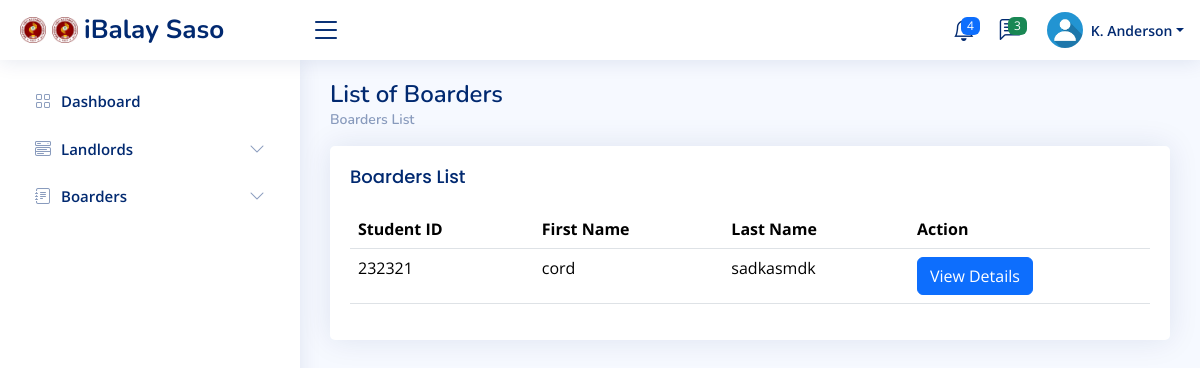
Before: /saso/boarders/list_of_boarders.php with the older database file.
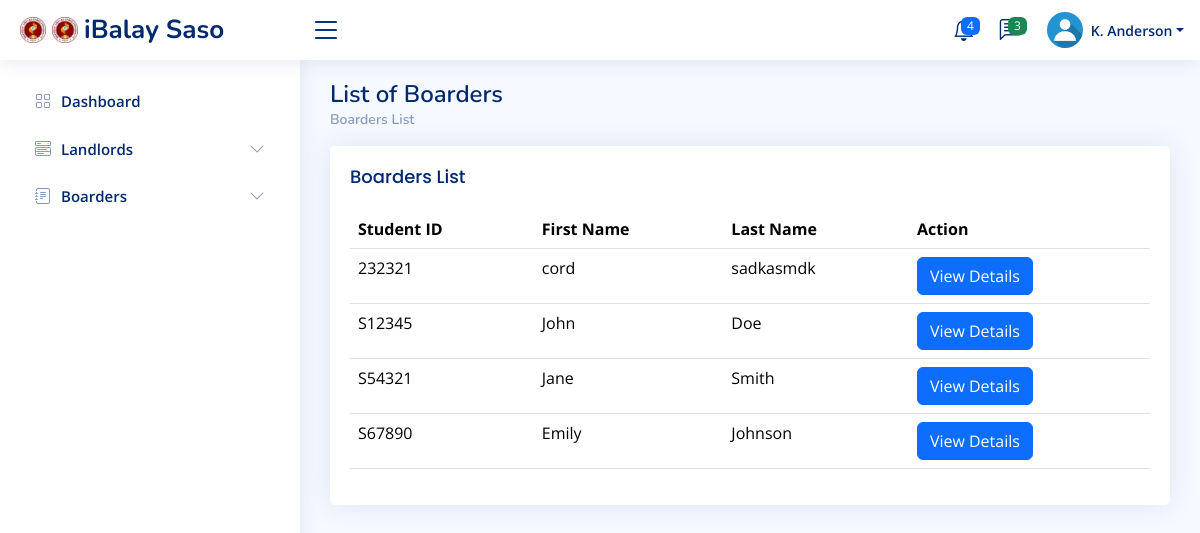
After: the same page with the newer database file.
### tables this page shows
CREATE TABLE `tenant` (
  `TenantID` int(11) NOT NULL,
  `FirstName` varchar(50) NOT NULL,
  `LastName` varchar(50) NOT NULL,
  `Email` varchar(100) NOT NULL,
  `PhoneNumber` varchar(20) NOT NULL,
  `Password` varchar(255) NOT NULL,
  `student_id` varchar(20) NOT NULL,
  `address` varchar(255) NOT NULL,
  `gender` enum('Male','Female','Other') NOT NULL,
  `checked_out` tinyint(1) DEFAULT 0,
  `Evsu_student` tinyint(1) DEFAULT 0
);

### saso/boarders/views/boarders-show.php (the view, shortened to what this page needs)
<?php
include('../../database/config.php');
$query = "SELECT `TenantID`, `FirstName`, `LastName`, `Email`, `PhoneNumber`, `address`, `student_id`, `gender` FROM `tenant`";
$result = $conn->query($query);
$boarders = [];
if ($result->num_rows > 0) {
    while ($row = $result->fetch_assoc()) {
        $boarders[] = $row;
    }
}
?>
<main id="main" class="main">
    <div class="pagetitle">
        <h1>List of Boarders</h1>
        <nav>
            <ol class="breadcrumb">
                <li class="breadcrumb-item"><a href="#">Boarders List</a></li>
            </ol>
        </nav>
    </div>
    <div class="card">
        <div class="card-body">
            <h5 class="card-title">Boarders List</h5>
            <table class="table datatable">
                <thead>
                    <tr>
                        <th>Student ID</th>
                        <th>First Name</th>
                        <th>Last Name</th>
                        <th>Action</th>
                    </tr>
                </thead>
                <tbody>
                    <?php if (!empty($boarders)): ?>
                        <?php foreach ($boarders as $boarder): ?>
                            <tr>
                                <td><?php echo htmlspecialchars($boarder['student_id']); ?></td>
                                <td><?php echo htmlspecialchars($boarder['FirstName']); ?></td>
                                <td><?php echo htmlspecialchars($boarder['LastName']); ?></td>
                                <td>
                                    <button type="button" class="btn btn-primary view-details" data-bs-toggle="modal" data-bs-target="#viewDetailsModal" data-details="<?php echo htmlspecialchars(json_encode($boarder)); ?>">
                                        View Details
                                    </button>
                                </td>
                            </tr>
                        <?php endforeach; ?>
                    <?php else: ?>
                        <tr>
                            <td colspan="4">No boarders available!</td>
                        </tr>
                    <?php endif; ?>
                </tbody>
            </table>
        </div>
    </div>
</main>

### saso/layouts/header.php (shortened to what this page needs)
<head>
</head>
<header id="header" class="header fixed-top d-flex align-items-center">
  <div class="d-flex align-items-center justify-content-between">
    <a href="#" class="logo d-flex align-items-center">
      <img src="../../assets/img/evsufav.png" alt="">
      <img src=".././assets/img/evsufav.png" alt="">
      <span class="d-none d-lg-block">iBalay Saso</span>
    </a>
    <i class="bi bi-list toggle-sidebar-btn"></i>
  </div>
  <nav class="header-nav ms-auto">
    <ul class="d-flex align-items-center">
      <li class="nav-item dropdown">
        <a class="nav-link nav-icon" href="#" data-bs-toggle="dropdown">
          <span class="badge bg-primary badge-number">4</span>
        </a>
      </li>
      <li class="nav-item dropdown">
        <a class="nav-link nav-icon" href="#" data-bs-toggle="dropdown">
          <span class="badge bg-success badge-number">3</span>
        </a>
      </li>
      <li class="nav-item dropdown pe-3">
        <a class="nav-link nav-profile d-flex align-items-center pe-0" href="#" data-bs-toggle="dropdown">
          <img src="../../assets/img/deafult-pic.jpg" alt="Profile" class="rounded-circle">
          <span class="d-none d-md-block dropdown-toggle ps-2">K. Anderson</span>
        </a>
      </li>
    </ul>
  </nav>
</header>

### saso/boarders/list_of_boarders.php (shortened to what this page needs)
<?php
    require('../layouts/header.php');
  ?>
<!DOCTYPE html>
<html lang="en">
<head>
  <link href="../../assets/vendor/bootstrap/css/bootstrap.min.css" rel="stylesheet">
  <link href="../../assets/vendor/bootstrap-icons/bootstrap-icons.css" rel="stylesheet">
  <link href="../../assets/vendor/boxicons/css/boxicons.min.css" rel="stylesheet">
  <link href="../../assets/vendor/quill/quill.snow.css" rel="stylesheet">
  <link href="../../assets/vendor/quill/quill.bubble.css" rel="stylesheet">
  <link href="../../assets/vendor/remixicon/remixicon.css" rel="stylesheet">
  <link href="../../assets/vendor/simple-datatables/style.css" rel="stylesheet">
  <link href="../../assets/css/style.css" rel="stylesheet">
</head>
<body>
<?php
    require('../layouts/sidebar.php');
  ?>
    <?php
    include('views/boarders-show.php');
  ?>
</body>
</html>

### saso/layouts/sidebar.php (shortened to what this page needs)
<aside id="sidebar" class="sidebar">
  <ul class="sidebar-nav" id="sidebar-nav">
    <li class="nav-item">
      <a class="nav-link collapsed" href="/iBalay/saso/dashboard/sasohome.php">
        <i class="bi bi-grid"></i>
        <span>Dashboard</span>
      </a>
    </li>
    <li class="nav-item">
      <a class="nav-link collapsed" data-bs-target="#components-nav" data-bs-toggle="collapse" href="#">
        <i class="bi bi-menu-button-wide"></i><span>Landlords</span><i class="bi bi-chevron-down ms-auto"></i>
      </a>
    </li>
    <li class="nav-item">
      <a class="nav-link collapsed" data-bs-target="#forms-nav" data-bs-toggle="collapse" href="#">
        <i class="bi bi-journal-text"></i><span>Boarders</span><i class="bi bi-chevron-down ms-auto"></i>
      </a>
    </li>
  </ul>
</aside>

### assets/css/style.css (style rules this page uses)
:root { scroll-behavior: smooth; }
body { font-family: "Open Sans", sans-serif; background: #f6f9ff; color: #444444; }
a { color: #4154f1; text-decoration: none; }
h1, h2, h3, h4, h5, h6 { font-family: "Nunito", sans-serif; }
#main { margin-top: 60px; padding: 20px 30px; transition: all 0.3s; }
.pagetitle { margin-bottom: 10px; }
.pagetitle h1 { font-size: 24px; margin-bottom: 0; font-weight: 600; color: #012970; }
.card { margin-bottom: 30px; border: none; border-radius: 5px; box-shadow: 0px 0 30px rgba(1, 41, 112, 0.1); }
.card-title { padding: 20px 0 15px 0; font-size: 18px; font-weight: 500; color: #012970; font-family: "Poppins", sans-serif; }
.card-body { padding: 0 20px 20px 20px; }
.breadcrumb { font-size: 14px; font-family: "Nunito", sans-serif; color: #899bbd; font-weight: 600; }
.breadcrumb a { color: #899bbd; transition: 0.3s; }
.breadcrumb .breadcrumb-item::before { color: #899bbd; }
.logo { line-height: 1; }
@media (min-width: 1200px) { .logo { width: 280px; } }
.logo img { max-height: 26px; margin-right: 6px; }
.logo span { font-size: 26px; font-weight: 700; color: #012970; font-family: "Nunito", sans-serif; }
.header { transition: all 0.5s; z-index: 997; height: 60px; box-shadow: 0px 2px 20px rgba(1, 41, 112, 0.1); background-color: #fff; padding-left: 20px; }
.header .toggle-sidebar-btn { font-size: 32px; padding-left: 10px; cursor: pointer; color: #012970; }
.header-nav ul { list-style: none; }
.header-nav>ul { margin: 0; padding: 0; }
.header-nav .nav-icon { font-size: 22px; color: #012970; margin-right: 25px; position: relative; }
.header-nav .nav-profile { color: #012970; }
.header-nav .nav-profile img { max-height: 36px; }
.header-nav .nav-profile span { font-size: 14px; font-weight: 600; }
.header-nav .badge-number { position: absolute; inset: -2px -5px auto auto; font-weight: normal; font-size: 12px; padding: 3px 6px; }
.sidebar { position: fixed; top: 60px; left: 0; bottom: 0; width: 300px; z-index: 996; transition: all 0.3s; padding: 20px; overflow-y: auto; scrollbar-width: thin; scrollbar-color: #aab7cf transparent; box-shadow: 0px 0px 20px rgba(1, 41, 112, 0.1); background-color: #fff; }
@media (min-width: 1200px) { #main, #footer { margin-left: 300px; } }
.sidebar-nav { padding: 0; margin: 0; list-style: none; }
.sidebar-nav li { padding: 0; margin: 0; list-style: none; }
.sidebar-nav .nav-item { margin-bottom: 5px; }
.sidebar-nav .nav-link { display: flex; align-items: center; font-size: 15px; font-weight: 600; color: #4154f1; transition: 0.3; background: #f6f9ff; padding: 10px 15px; border-radius: 4px; }
.sidebar-nav .nav-link i { font-size: 16px; margin-right: 10px; color: #4154f1; }
.sidebar-nav .nav-link.collapsed { color: #012970; background: #fff; }
.sidebar-nav .nav-link.collapsed i { color: #899bbd; }
.sidebar-nav .nav-link .bi-chevron-down { margin-right: 0; transition: transform 0.2s ease-in-out; }

Changed rows visible on the page:
added tenant: student "S12345", FirstName "John", LastName "Doe"
added tenant: student "S54321", FirstName "Jane", LastName "Smith"
added tenant: student "S67890", FirstName "Emily", LastName "Johnson"
